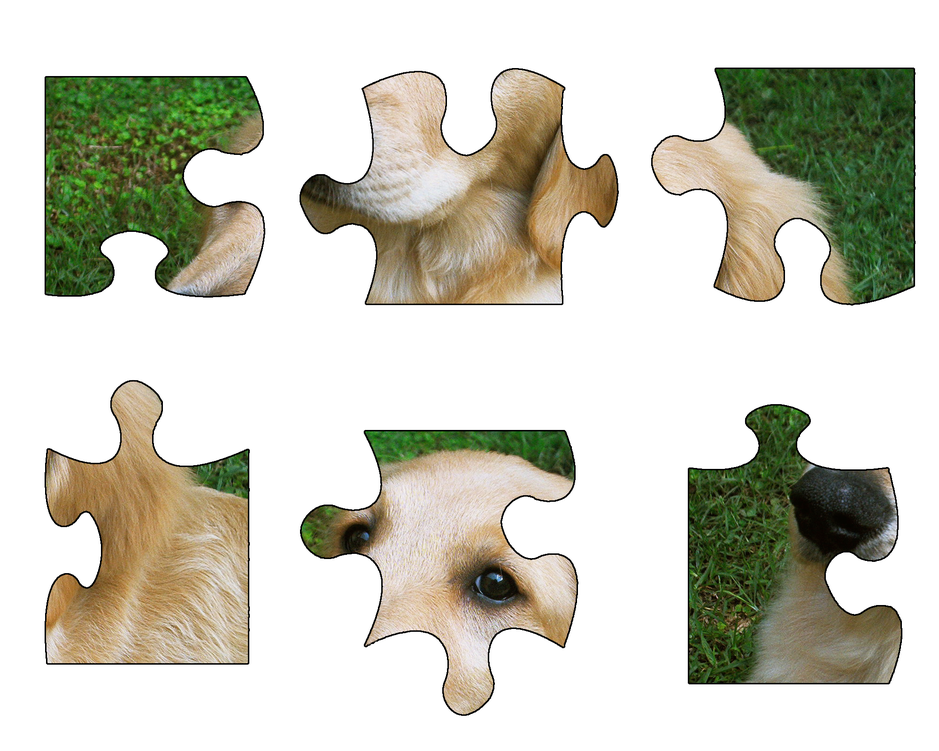
#> input picture puzzle_big_2.png, 939 x 751 px, shrunk from 2000 x 1600 before the run
$ python puzzlesolver_mo.py
#> lines starting #> are read from the running program, lines starting #| are printed output that depends on the picture; after the words box and inside, x2 and y2 are one past the last pixel; in counts of white or black regions, pixels touching at a corner belong together
import numpy as np
import cv2
import sys
import matplotlib.pyplot as plt
from puzzlepiece import *
from math import *

np.set_printoptions(threshold = 10000, linewidth = 1000)

# [50 lines left out: functions getInternalPixels, getAngle3pts, getAngle2pts, not called in this run]


pieces = []

# Perform thresholding
im = cv2.imread('puzzle_big_2.png')
#> im is the input picture: shape (751, 939, 3); mean B, G, R 192.5, 205.4, 205.9
#im = cv2.imread('2pieces_matching.png')

#cv2.imshow("Window", im)
#cv2.waitKey()

imgray = cv2.cvtColor(im, cv2.COLOR_BGR2GRAY)
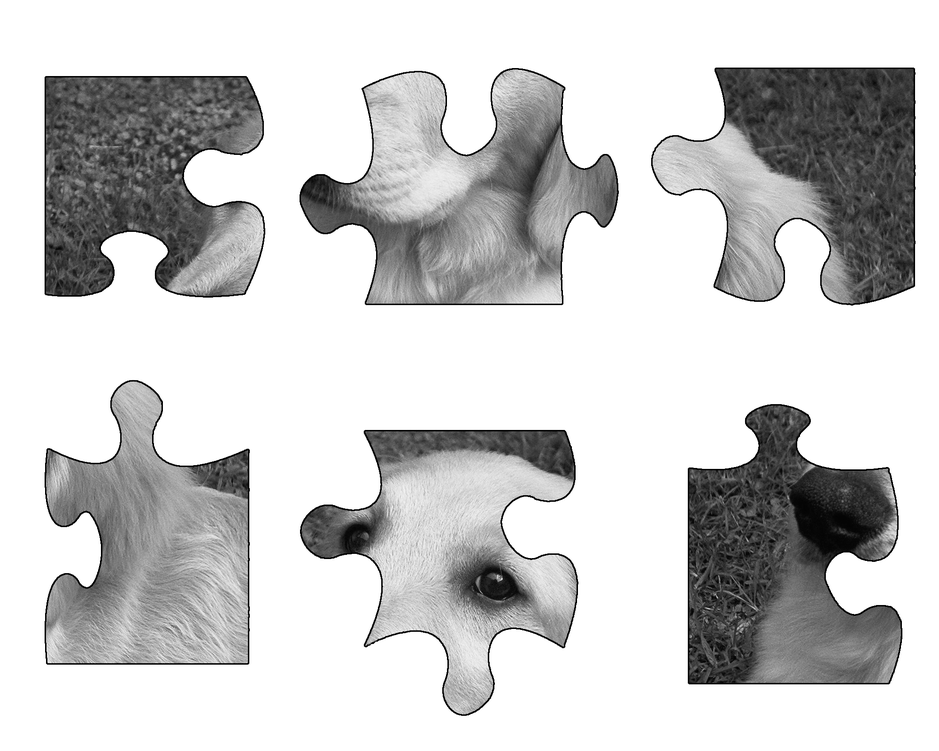
#> imgray: shape (751, 939); min 0, max 255, mean 204.1
chainwarden = imgray[0][0]-1
#> chainwarden = 254
ret, imthresh = cv2.threshold(imgray, chainwarden, 255, cv2.THRESH_BINARY_INV)
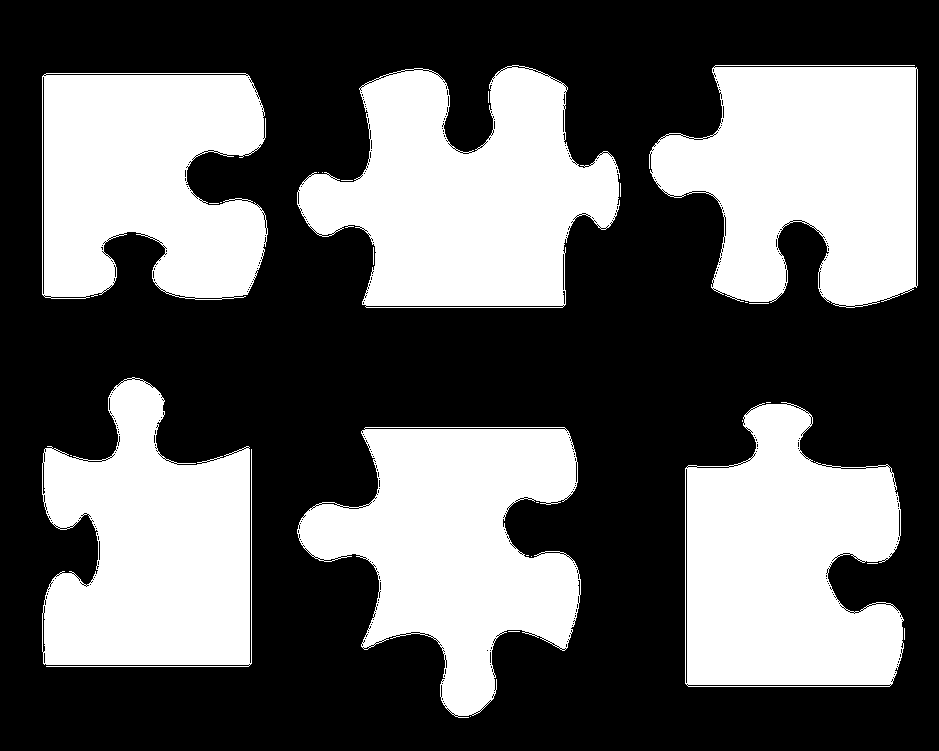
#> imthresh: shape (751, 939); 39.1% white; 27 white regions (20 under 20 px)
#> ret = 254
imForContours = np.copy(imthresh)

# Find contours
contours = cv2.findContours(imForContours, cv2.RETR_EXTERNAL, cv2.CHAIN_APPROX_NONE)
#> contours = 27 contours, 21 with area under 20; largest, box (x1, y1, x2, y2) and area: (297, 65, 620, 308) 49679, (685, 402, 904, 687) 47182, (649, 65, 918, 308) 46903, (297, 427, 581, 718) 46458, (42, 377, 252, 667) 43096, (42, 73, 268, 300) 42380
#> (the run stopped early here; a loop or call above may not have finished)

$ run again, with 2pieces_matching_small.png copied over puzzle_big_2.png
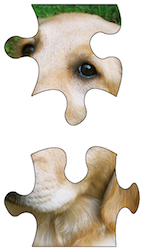
#> input picture 2pieces_matching_small.png, 144 x 251 px
#> im is the input picture: shape (251, 144, 3); mean B, G, R 196.4, 208.4, 214.7
#> `imgray = cv2.cvtColor(im, cv2.COLOR_BGR2GRAY)`:
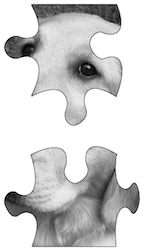
#> imgray: shape (251, 144); min 0, max 255, mean 208.9
#> chainwarden = 254
#> `ret, imthresh = cv2.threshold(imgray, chainwarden, 255, cv2.THRESH_BIN..`:
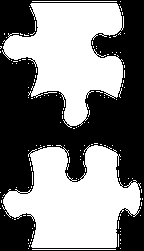
#> imthresh: shape (251, 144); 50.5% white; 1 black region
#> contours = 148 contours, 146 with area under 20; largest, box (x1, y1, x2, y2) and area: (2, 145, 141, 248) 8872, (2, 3, 124, 128) 8242

$ run again, with puzzle_big_rotated.png copied over puzzle_big_2.png
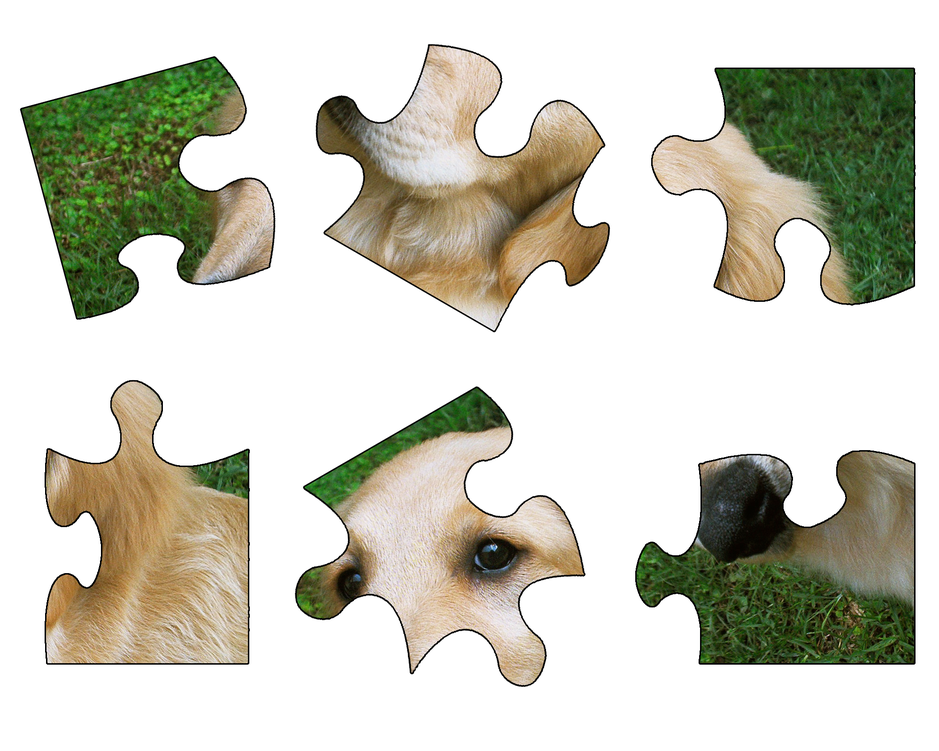
#> input picture puzzle_big_rotated.png, 939 x 751 px, shrunk from 2000 x 1600 before the run
#> im is the input picture: shape (751, 939, 3); mean B, G, R 192.5, 205.4, 206
#> `imgray = cv2.cvtColor(im, cv2.COLOR_BGR2GRAY)`:
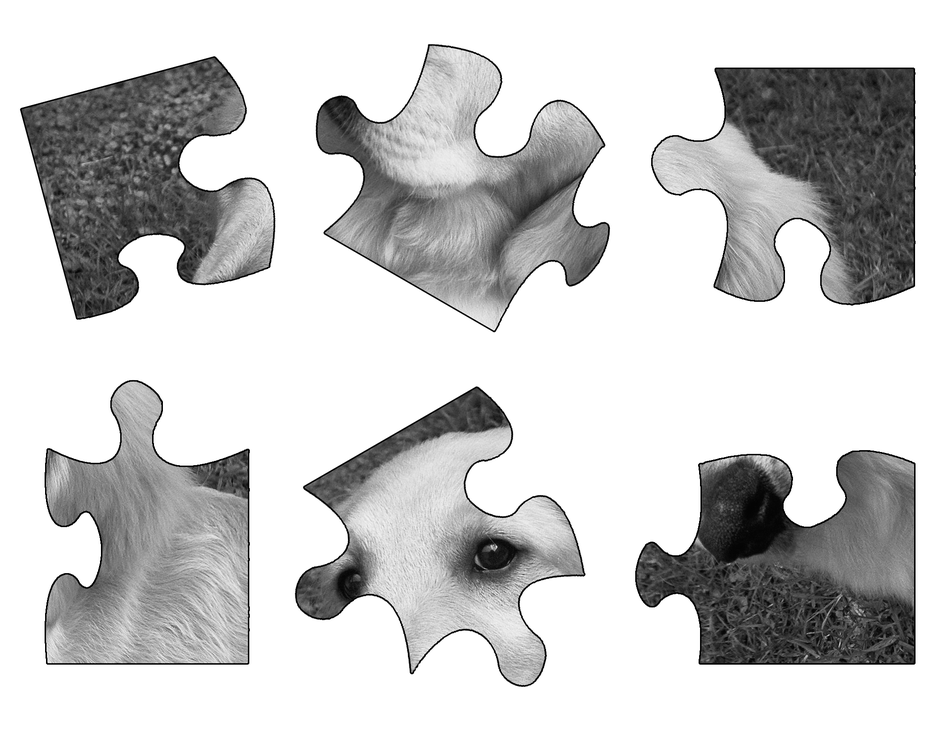
#> imgray: shape (751, 939); min 0, max 255, mean 204.1
#> chainwarden = 254
#> `ret, imthresh = cv2.threshold(imgray, chainwarden, 255, cv2.THRESH_BIN..`:
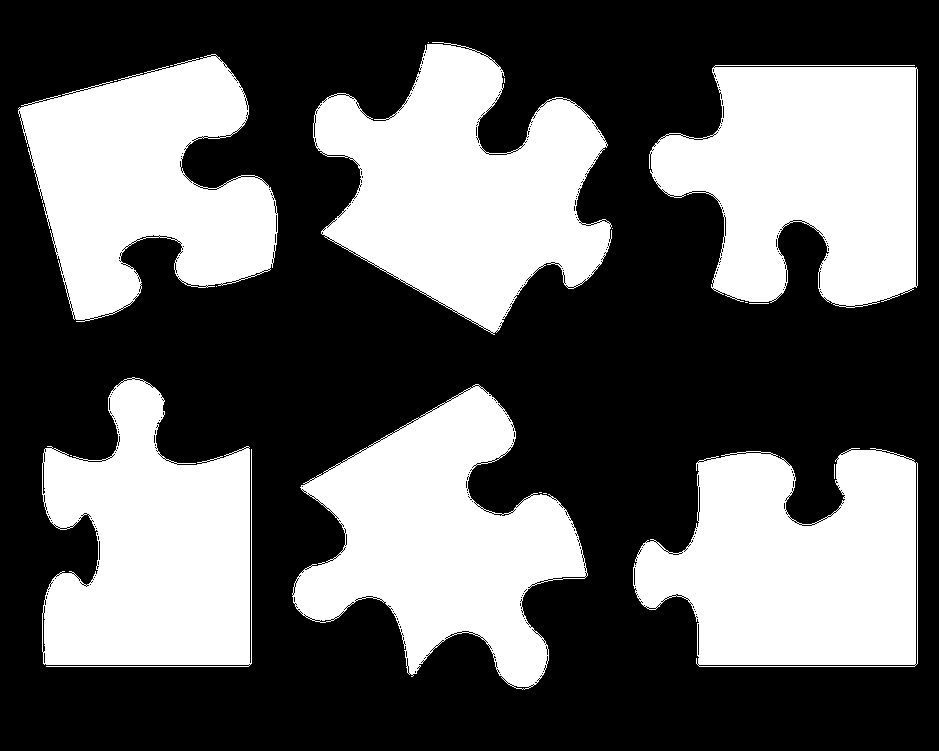
#> imthresh: shape (751, 939); 39% white; 19 white regions (12 under 20 px)
#> contours = 19 contours, 13 with area under 20; largest, box (x1, y1, x2, y2) and area: (313, 42, 612, 335) 49704, (633, 448, 918, 667) 46996, (649, 65, 918, 308) 46903, (292, 384, 588, 690) 46490, (42, 377, 252, 667) 43096, (18, 54, 278, 322) 42312
